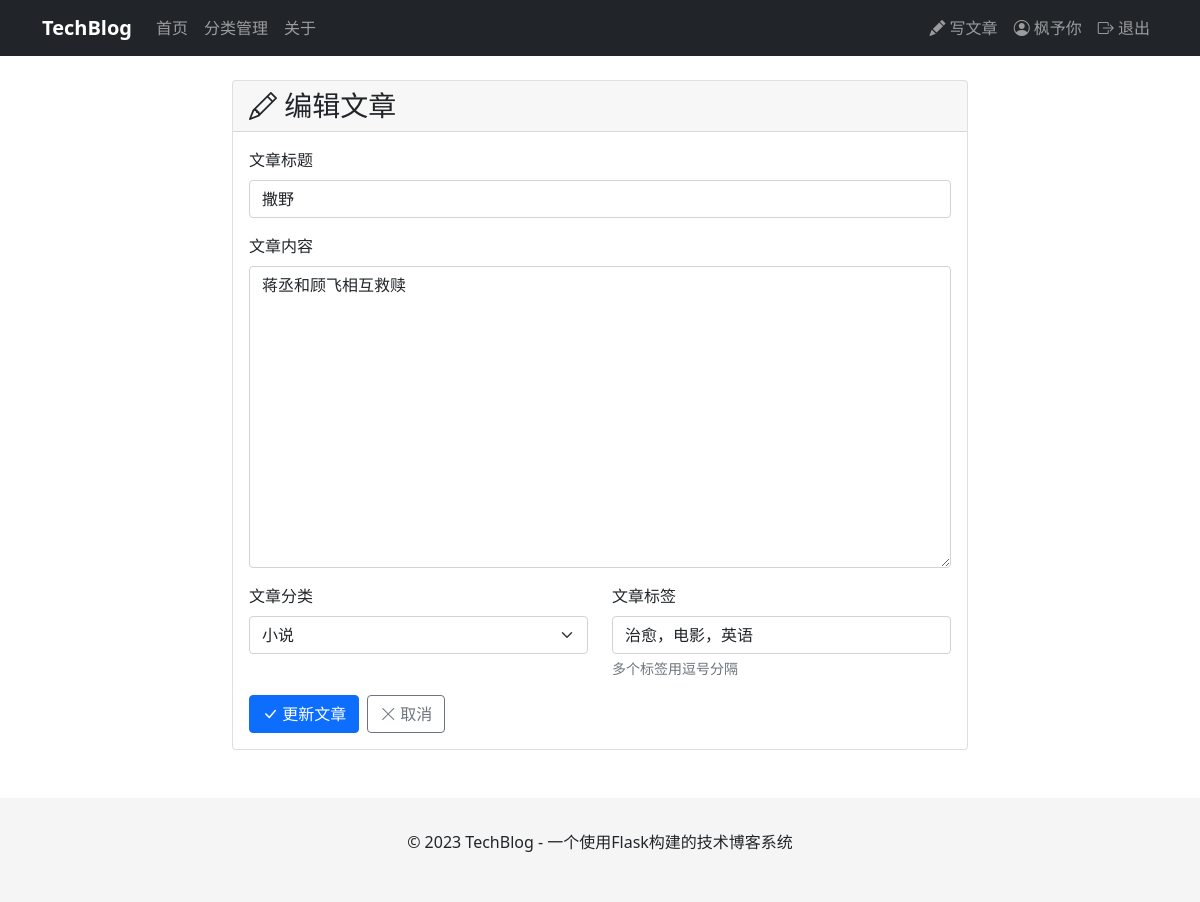
Screenshot of /edit/1 (signed in) with the database file from the repository.
### models.py (models this page shows, shortened)
class User(UserMixin,db.Model): #这行代码定义了一个用户模型类，它同时继承了两个类：UserMixin 和 db.Model。
    id=db.Column(db.Integer,primary_key=True)
    username=db.Column(db.String(80),unique=True,nullable=False)
    password_hash=db.Column(db.String(120))
    email=db.Column(db.String(120),unique=True,nullable=False)
    posts=db.relationship('Post',backref='author',lazy=True)
    comments=db.relationship('Comment',backref='author',lazy=True)
    created_at=db.Column(db.DateTime,default=datetime.utcnow)

class Post(db.Model):
    id=db.Column(db.Integer,primary_key=True)
    title=db.Column(db.String(200),nullable=False)
    content=db.Column(db.Text,nullable=False)
    user_id=db.Column(db.Integer,db.ForeignKey('user.id'),nullable=False)
    category_id=db.Column(db.Integer,db.ForeignKey('category.id'),nullable=False)
    comments=db.relationship('Comment',backref='post',lazy=True)
    created_at=db.Column(db.DateTime,default=datetime.utcnow)
    updated_at=db.Column(db.DateTime,default=datetime.utcnow,onupdate=datetime.utcnow)
    tags=db.relationship('Tag',secondary='post_tag',backref='posts')

class Category(db.Model):
    id=db.Column(db.Integer,primary_key=True)
    name=db.Column(db.String(200),unique=True,nullable=False)
    posts=db.relationship('Post',backref='category',lazy=True)

class Tag(db.Model):
    id=db.Column(db.Integer,primary_key=True)
    name=db.Column(db.String(100),unique=True,nullable=False)

### routes.py (the view, shortened to what this page needs)
@bp.route('/edit/<int:post_id>', methods=['GET', 'POST'])
@login_required
def edit_post(post_id):
    post=Post.query.get_or_404(post_id)
    if post.author!=current_user:
        abort(403)
    categories=Category.query.all()
    tags_str=','.join([tag.name for tag in post.tags])
    return render_template('edit_post.html', post=post, categories=categories, tags_str=tags_str)

### app.py (called while the page is built)
@login_manager.user_loader
def load_user(user_id):
    return User.query.get(int(user_id))

### templates/edit_post.html (shortened to what this page needs)
{% extends "base.html" %}
{% block content %}
<div class="row justify-content-center">
    <div class="col-lg-8">
        <div class="card">
            <div class="card-header">
                <h3 class="card-title mb-0">
                    <i class="bi bi-pencil"></i> 编辑文章
                </h3>
            </div>
            <div class="card-body">
                <form method="POST">
                    <div class="mb-3">
                        <label for="title" class="form-label">文章标题</label>
                        <input type="text" class="form-control" id="title" name="title"
                               value="{{ post.title }}" required>
                    </div>
                    <div class="mb-3">
                        <label for="content" class="form-label">文章内容</label>
                        <textarea class="form-control" id="content" name="content"
                                  rows="12" required>{{ post.content }}</textarea>
                    </div>
                    <div class="row">
                        <div class="col-md-6">
                            <div class="mb-3">
                                <label for="category" class="form-label">文章分类</label>
                                <select class="form-select" id="category" name="category">
                                    {% for category in categories %}
                                    <option value="{{ category.id }}"
                                            {% if post.category_id == category.id %}selected{% endif %}>
                                        {{ category.name }}
                                    </option>
                                    {% endfor %}
                                </select>
                            </div>
                        </div>
                        <div class="col-md-6">
                            <div class="mb-3">
                                <label for="tags" class="form-label">文章标签</label>
                                <input type="text" class="form-control" id="tags" name="tags"
                                       value="{{ tags_str }}" placeholder="Python, Flask, 编程">
                                <div class="form-text">多个标签用逗号分隔</div>
                            </div>
                        </div>
                    </div>
                    <div class="d-flex gap-2">
                        <button type="submit" class="btn btn-primary">
                            <i class="bi bi-check-lg"></i> 更新文章
                        </button>
                        <a href="{{ url_for('main.show_post', post_id=post.id) }}" class="btn btn-outline-secondary">
                            <i class="bi bi-x-lg"></i> 取消
                        </a>
                    </div>
                </form>
            </div>
        </div>
    </div>
</div>
{% endblock %}

### templates/base.html (shortened to what this page needs)
<!DOCTYPE html>
<html lang="zh-CN">
<head>
    <link href="https://cdn.jsdelivr.net/npm/bootstrap@5.1.3/dist/css/bootstrap.min.css" rel="stylesheet">
    <link rel="stylesheet" href="https://cdn.jsdelivr.net/npm/bootstrap-icons@1.8.1/font/bootstrap-icons.css">
</head>
<body>
    <nav class="navbar navbar-expand-lg navbar-dark bg-dark">
        <div class="container">
            <a class="navbar-brand" href="{{ url_for('main.index') }}">TechBlog</a>
            <div class="collapse navbar-collapse" id="navbarNav">
                <ul class="navbar-nav me-auto">
                    <li class="nav-item">
                        <a class="nav-link" href="{{ url_for('main.index') }}">首页</a>
                    </li>
                    <li class="nav-item">
                        <a class="nav-link" href="{{ url_for('main.manage_categories') }}">分类管理</a>
                    </li>
                    <li class="nav-item">
                        <a class="nav-link" href="#">关于</a>
                    </li>
                </ul>
                <ul class="navbar-nav">
                    {% if current_user.is_authenticated %}
                    <li class="nav-item">
                        <a class="nav-link" href="{{ url_for('main.create_post') }}">
                            <i class="bi bi-pencil-fill"></i> 写文章
                        </a>
                    </li>
                    <li class="nav-item">
                        <a class="nav-link" href="{{ url_for('main.profile') }}">
                            <i class="bi bi-person-circle"></i> {{ current_user.username }}
                        </a>
                    </li>
                    <li class="nav-item">
                        <a class="nav-link" href="{{ url_for('main.logout') }}">
                            <i class="bi bi-box-arrow-right"></i> 退出
                        </a>
                    </li>
                    {% endif %}
                </ul>
            </div>
        </div>
    </nav>
    <div class="container mt-4">
        {% block content %}{% endblock %}
    </div>
    <footer class="footer mt-5">
        <div class="container text-center">
            <p>&copy; 2023 TechBlog - 一个使用Flask构建的技术博客系统</p>
        </div>
    </footer>
</body>
</html>

### templates/base.html (style rules this page uses)
.navbar-brand { font-weight: bold; }
.footer { background-color: #f5f5f5; padding: 2rem 0; margin-top: 4rem; }

### rows the page displays
User: username "枫予你"
Post: title "撒野", content "蒋丞和顾飞相互救赎", category "小说"
Tag: tags "治愈，电影，英语"
